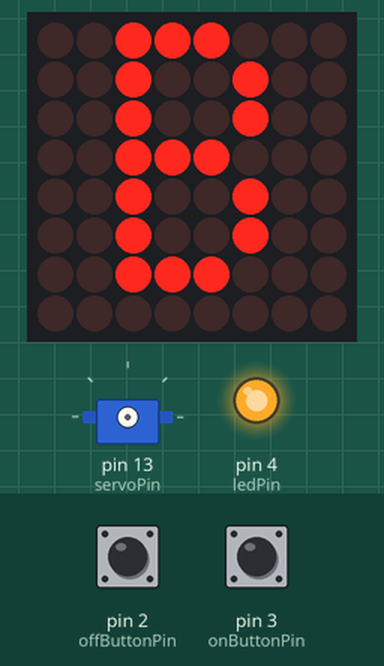
A sketch run on a simulated Arduino Uno, built with avr-gcc and run on an emulated ATmega328P. Parts: 8×8 LED matrix, servo, output pins drawn as LEDs (lit = HIGH). Inputs (shaded band) come from the test bench; at power-on: pin 3 (onButtonPin) HIGH, pin 2 (offButtonPin) HIGH.

Above: at 1.6 s.
1.7 s: pin 3 (onButtonPin) pulled LOW for 0.15 s
At 2.16 s:
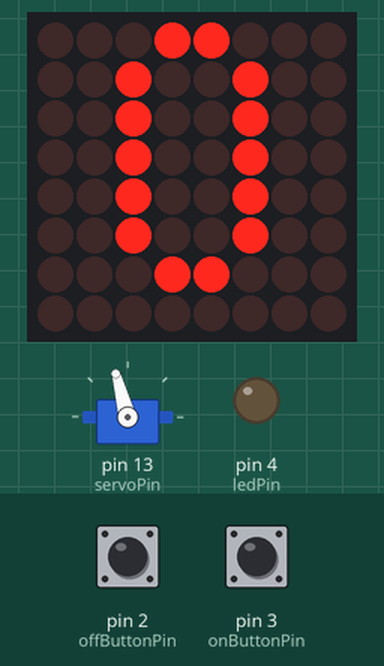
2.4 s: pin 2 (offButtonPin) pulled LOW for 0.15 s
At 4.9 s:
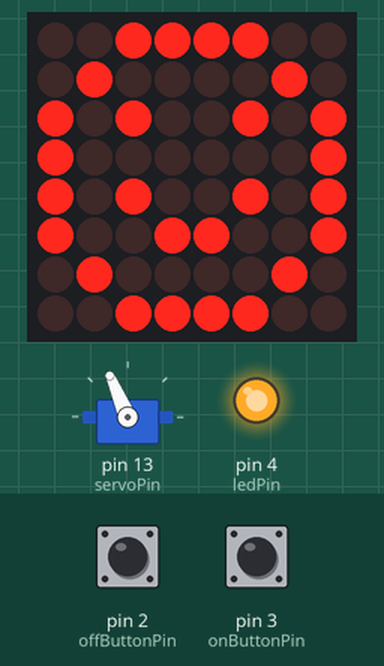
5.5 s: pin 3 (onButtonPin) pulled LOW for 1 s
At 5.65 s:
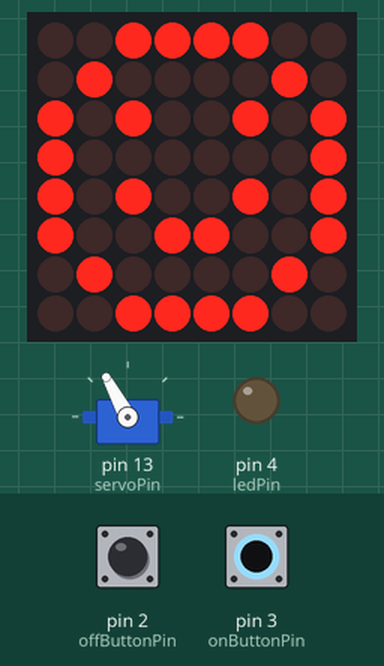
7.1 s: pin 2 (offButtonPin) pulled LOW for 1 s
At 9.9 s:
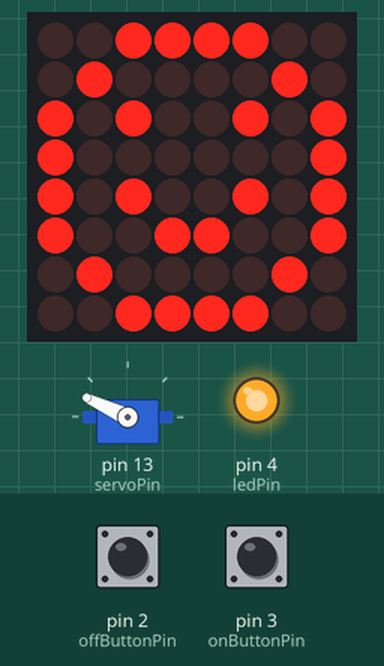
11.1 s: pin 3 (onButtonPin) pulled LOW for 0.15 s
At 11.47 s:
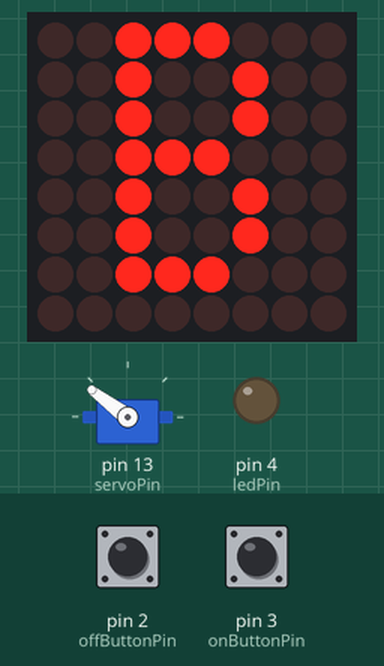
11.8 s: pin 2 (offButtonPin) pulled LOW for 0.15 s
At 14.9 s:
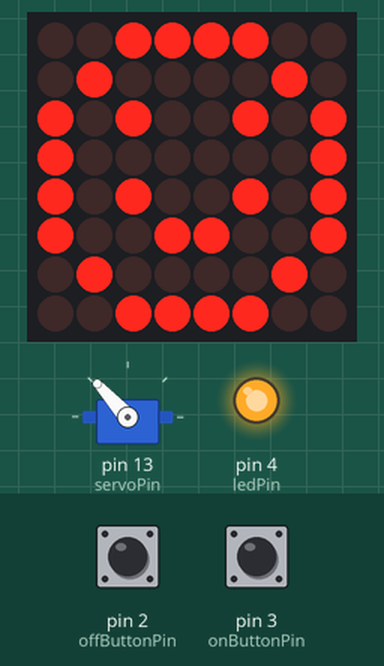
Timing chart, 0 to 15.9 s (numbered marks = the images above; inputs shaded):
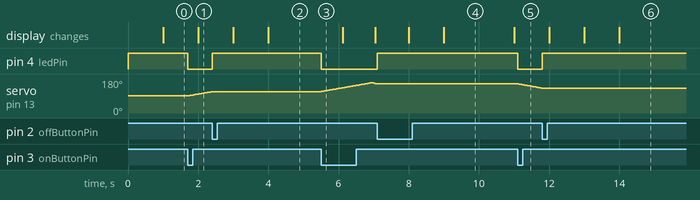

The sketch:

multifunction-test.ino
```cpp
/*
  Based on     8x8 LED Matrix MAX7219 Example 01

   by Dejan Nedelkovski, www.HowToMechatronics.com

   Based on the following library:
   GitHub | riyas-org/max7219  https://github.com/riyas-org/max7219

   Modified to use timers instead fo delays, and merde with the arduino button example

   This means that the display updates and buttons still work.
*/

#include <MaxMatrix.h>

int DIN = 10;   // DIN pin of MAX7219 module
int CLK = 12;   // CLK pin of MAX7219 module
int CS = 11;    // CS pin of MAX7219 module
int maxInUse = 1;


MaxMatrix m(DIN, CS, CLK, maxInUse);

char A[] = {8, 8,
            B00000000,
            B00000000,
            B01111110,
            B00010001,
            B00010001,
            B01111110,
            B00000000,
            B00000000
           };

char B[] = {8, 8,
            B00000000,
            B00000000,
            B01111111,
            B01001001,
            B01001001,
            B00110110,
            B00000000,
            B00000000
           };

char O[] = {8, 8, B00000000, B00000000, B00111110, B01000001, B01000001, B00111110, B00000000, B00000000};

char smile01[] = {8, 8,
                  B00111100,
                  B01000010,
                  B10010101,
                  B10100001,
                  B10100001,
                  B10010101,
                  B01000010,
                  B00111100
                 };
char smile02[] = {8, 8,
                  B00111100,
                  B01000010,
                  B10010101,
                  B10010001,
                  B10010001,
                  B10010101,
                  B01000010,
                  B00111100
                 };
char smile03[] = {8, 8,
                  B00111100,
                  B01000010,
                  B10100101,
                  B10010001,
                  B10010001,
                  B10100101,
                  B01000010,
                  B00111100
                 };


char *message[] = {B, O, B, smile01};

                 // constants won't change. They're used here to set pin numbers:
const int onButtonPin = 3;     // the number of the pushbutton pin
const int offButtonPin = 2;     // the number of the pushbutton pin

const int ledPin =  4;      // the number of the LED pin
int onButtonState = 0;
int offButtonState = 0;
int lightState =0;

unsigned long timer = 0;
int count = 0;

// servo

#include <Servo.h>

const int servoPin = 13 ;
Servo myservo;  // create servo object to control a servo
// twelve servo objects can be created on most boards

int pos = 90;    // variable to store the servo position
bool clockwise = true;
unsigned long positionTimer = 0;
const unsigned long moveInterval = 30; // move once per 30ms

void setup() {

 // Serial.begin(9600);

  // led matrix
  m.init(); // MAX7219 initialization
  m.setIntensity(8); // initial led matrix intensity, 0-15


  // LED on/off
  // initialize the LED pin as an output:
  pinMode(ledPin, OUTPUT);
  digitalWrite(ledPin, HIGH);
  // initialize the pushbutton pin as an input:
  pinMode(onButtonPin, INPUT);
  pinMode(offButtonPin, INPUT);


}

void loop() {
  doDisplay();
  actOnButton();
  if (lightState == 1) {
      move();
  }
}


void doDisplay(){
  // only update once per second
  if (millis() - timer < 1000){
    return;
  }

  m.writeSprite(0, 0, message[count]);


  timer = millis();
  count ++;
  if (count > 4){
    count = 0;
  }

}

void move(){
  if (millis() - positionTimer > moveInterval){ // only move once per period max

  positionTimer = millis();
  if (clockwise){
    pos++;
  } else {
    pos --;
  }
  if (pos == 160){
    clockwise = false;
  }
  if (pos == 0){
    clockwise = true;
  }
 //  Serial.print(pos);
 // Serial.print("\t");
//  Serial.print(timer);
//  Serial.print("\n");
  myservo.attach(servoPin);  // attaches the servo on pin 9 to the servo object
  myservo.write(pos);
 // myservo.detach();
  } else {
//    Serial.print("skip\n");
  }
}

void actOnButton() {
  onButtonState = digitalRead(onButtonPin);
  offButtonState = digitalRead(offButtonPin);
  // check if the pushbutton is pressed. If it is, the buttonState is HIGH:
  if (onButtonState == LOW) {
    // turn LED on:
    digitalWrite(ledPin, LOW); // LOW = on because I wired the LED wrong (to 5v instead of GND
    lightState = 1;
  } else if(offButtonState == LOW) {
    // turn LED off:
    digitalWrite(ledPin, HIGH);
    lightState = 0;
    myservo.detach();
  }
}
```

Measured:
- after the input at 1.7 s, pin 4 (ledPin): HIGH → LOW at once; servo on pin 13 (servoPin): moves from 91° to 112° over 0.62 s, starting at once
- after the input at 2.4 s, pin 4 (ledPin): LOW → HIGH at once; servo on pin 13 (servoPin): goes on until 2.4 s, then stays 113°
- after the input at 5.5 s, pin 4 (ledPin): HIGH → LOW at once; servo on pin 13 (servoPin): rises from 113° to 160° in 1.4 s, then falls to 156° in 0.12 s
- after the input at 7.1 s, pin 4 (ledPin): LOW → HIGH at once; servo on pin 13 (servoPin): goes on until 7.1 s, then stays 155°
- after the input at 11.1 s, pin 4 (ledPin): HIGH → LOW at once; servo on pin 13 (servoPin): moves from 155° to 132° over 0.68 s, starting at once
- after the input at 11.8 s, pin 4 (ledPin): LOW → HIGH at once; servo on pin 13 (servoPin): stays 132° (without the input it goes to 131° after 0.01 s)
- what the display in image 4 shows lasts 2.0 s, from 9.0 s to 11.0 s
